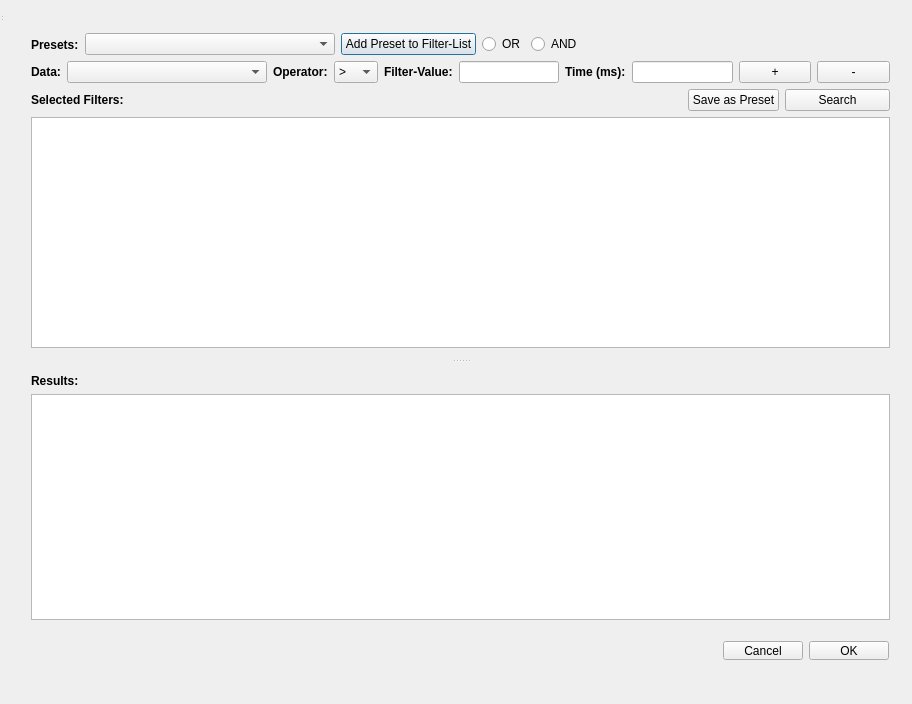
<?xml version="1.0" encoding="UTF-8"?>
<ui version="4.0">
 <class>FilterWindow</class>
 <widget class="QDialog" name="FilterWindow">
  <property name="geometry">
   <rect>
    <x>0</x>
    <y>0</y>
    <width>912</width>
    <height>704</height>
   </rect>
  </property>
  <property name="windowTitle">
   <string>MavLogAnayzer (C)2014 by Martin Becker</string>
  </property>
  <property name="windowIcon">
   <iconset resource="app.qrc">
    <normaloff>:/images/logo_rcs.png</normaloff>
    <normalon>:/images/logo_rcs.png</normalon>:/images/logo_rcs.png</iconset>
  </property>
  <widget class="QWidget" name="centralWidget" native="true">
   <property name="geometry">
    <rect>
     <x>0</x>
     <y>0</y>
     <width>921</width>
     <height>671</height>
    </rect>
   </property>
   <widget class="QWidget" name="horizontalLayoutWidget">
    <property name="geometry">
     <rect>
      <x>20</x>
      <y>20</y>
      <width>881</width>
      <height>29</height>
     </rect>
    </property>
    <layout class="QHBoxLayout" name="horizontalLayout">
     <property name="sizeConstraint">
      <enum>QLayout::SetMinimumSize</enum>
     </property>
     <item>
      <widget class="QLabel" name="label">
       <property name="sizePolicy">
        <sizepolicy hsizetype="Minimum" vsizetype="Minimum">
         <horstretch>0</horstretch>
         <verstretch>0</verstretch>
        </sizepolicy>
       </property>
       <property name="minimumSize">
        <size>
         <width>1</width>
         <height>27</height>
        </size>
       </property>
       <property name="maximumSize">
        <size>
         <width>92</width>
         <height>27</height>
        </size>
       </property>
       <property name="font">
        <font>
         <weight>75</weight>
         <bold>true</bold>
        </font>
       </property>
       <property name="text">
        <string>Presets:</string>
       </property>
      </widget>
     </item>
     <item alignment="Qt::AlignLeft">
      <widget class="QComboBox" name="comboBoxPresets">
       <property name="sizePolicy">
        <sizepolicy hsizetype="Maximum" vsizetype="Maximum">
         <horstretch>0</horstretch>
         <verstretch>10</verstretch>
        </sizepolicy>
       </property>
       <property name="minimumSize">
        <size>
         <width>250</width>
         <height>0</height>
        </size>
       </property>
      </widget>
     </item>
     <item>
      <widget class="QPushButton" name="buttonPreset">
       <property name="text">
        <string>Add Preset to Filter-List</string>
       </property>
      </widget>
     </item>
     <item>
      <widget class="QRadioButton" name="radioOr">
       <property name="text">
        <string>OR</string>
       </property>
      </widget>
     </item>
     <item>
      <widget class="QRadioButton" name="radioAnd">
       <property name="text">
        <string>AND</string>
       </property>
      </widget>
     </item>
     <item>
      <spacer name="horizontalSpacer_2">
       <property name="orientation">
        <enum>Qt::Horizontal</enum>
       </property>
       <property name="sizeHint" stdset="0">
        <size>
         <width>40</width>
         <height>20</height>
        </size>
       </property>
      </spacer>
     </item>
     <item>
      <spacer name="horizontalSpacer_3">
       <property name="orientation">
        <enum>Qt::Horizontal</enum>
       </property>
       <property name="sizeHint" stdset="0">
        <size>
         <width>40</width>
         <height>20</height>
        </size>
       </property>
      </spacer>
     </item>
    </layout>
   </widget>
   <widget class="QSplitter" name="splitter">
    <property name="geometry">
     <rect>
      <x>20</x>
      <y>50</y>
      <width>881</width>
      <height>581</height>
     </rect>
    </property>
    <property name="sizePolicy">
     <sizepolicy hsizetype="Preferred" vsizetype="Preferred">
      <horstretch>0</horstretch>
      <verstretch>0</verstretch>
     </sizepolicy>
    </property>
    <property name="orientation">
     <enum>Qt::Vertical</enum>
    </property>
    <widget class="QWidget" name="verticalLayoutWidget">
     <layout class="QVBoxLayout" name="verticalLayout">
      <item>
       <layout class="QHBoxLayout" name="horizontalLayout_6">
        <item>
         <widget class="QLabel" name="label_3">
          <property name="font">
           <font>
            <weight>75</weight>
            <bold>true</bold>
           </font>
          </property>
          <property name="text">
           <string>Data:</string>
          </property>
         </widget>
        </item>
        <item>
         <widget class="QComboBox" name="comboBoxData">
          <property name="minimumSize">
           <size>
            <width>200</width>
            <height>0</height>
           </size>
          </property>
         </widget>
        </item>
        <item>
         <widget class="QLabel" name="label_4">
          <property name="font">
           <font>
            <weight>75</weight>
            <bold>true</bold>
           </font>
          </property>
          <property name="text">
           <string>Operator:</string>
          </property>
         </widget>
        </item>
        <item>
         <widget class="QComboBox" name="comboBoxComp">
          <property name="sizePolicy">
           <sizepolicy hsizetype="Minimum" vsizetype="Fixed">
            <horstretch>0</horstretch>
            <verstretch>0</verstretch>
           </sizepolicy>
          </property>
          <item>
           <property name="text">
            <string>&gt;</string>
           </property>
          </item>
          <item>
           <property name="text">
            <string>&gt;=</string>
           </property>
          </item>
          <item>
           <property name="text">
            <string>&lt;</string>
           </property>
          </item>
          <item>
           <property name="text">
            <string>&lt;=</string>
           </property>
          </item>
          <item>
           <property name="text">
            <string>=</string>
           </property>
          </item>
         </widget>
        </item>
        <item>
         <widget class="QLabel" name="label_5">
          <property name="font">
           <font>
            <weight>75</weight>
            <bold>true</bold>
           </font>
          </property>
          <property name="text">
           <string>Filter-Value:</string>
          </property>
         </widget>
        </item>
        <item>
         <widget class="QLineEdit" name="lineEditValue"/>
        </item>
        <item>
         <widget class="QLabel" name="label_6">
          <property name="font">
           <font>
            <weight>75</weight>
            <bold>true</bold>
           </font>
          </property>
          <property name="text">
           <string>Time (ms):</string>
          </property>
         </widget>
        </item>
        <item>
         <widget class="QLineEdit" name="lineEditTime"/>
        </item>
        <item>
         <widget class="QPushButton" name="buttonPlus">
          <property name="minimumSize">
           <size>
            <width>50</width>
            <height>0</height>
           </size>
          </property>
          <property name="text">
           <string>+</string>
          </property>
         </widget>
        </item>
        <item>
         <widget class="QPushButton" name="buttonMinus">
          <property name="minimumSize">
           <size>
            <width>50</width>
            <height>0</height>
           </size>
          </property>
          <property name="text">
           <string>-</string>
          </property>
         </widget>
        </item>
       </layout>
      </item>
      <item>
       <layout class="QHBoxLayout" name="horizontalLayout_3">
        <item>
         <widget class="QLabel" name="label_8">
          <property name="font">
           <font>
            <weight>75</weight>
            <bold>true</bold>
           </font>
          </property>
          <property name="text">
           <string>Selected Filters:</string>
          </property>
         </widget>
        </item>
        <item>
         <spacer name="horizontalSpacer_4">
          <property name="orientation">
           <enum>Qt::Horizontal</enum>
          </property>
          <property name="sizeHint" stdset="0">
           <size>
            <width>40</width>
            <height>20</height>
           </size>
          </property>
         </spacer>
        </item>
        <item>
         <widget class="QPushButton" name="buttonSavePreset">
          <property name="text">
           <string>Save as Preset</string>
          </property>
         </widget>
        </item>
        <item>
         <widget class="QPushButton" name="buttonApplyFilters">
          <property name="minimumSize">
           <size>
            <width>105</width>
            <height>0</height>
           </size>
          </property>
          <property name="text">
           <string>Search</string>
          </property>
         </widget>
        </item>
       </layout>
      </item>
      <item>
       <widget class="QTableView" name="tableFilters"/>
      </item>
     </layout>
    </widget>
    <widget class="QWidget" name="verticalLayoutWidget_2">
     <layout class="QVBoxLayout" name="verticalLayout_2">
      <item>
       <widget class="QLabel" name="label_2">
        <property name="font">
         <font>
          <weight>75</weight>
          <bold>true</bold>
         </font>
        </property>
        <property name="text">
         <string>Results:</string>
        </property>
       </widget>
      </item>
      <item>
       <widget class="QTableView" name="tableResults"/>
      </item>
     </layout>
    </widget>
   </widget>
   <widget class="QWidget" name="horizontalLayoutWidget_2">
    <property name="geometry">
     <rect>
      <x>19</x>
      <y>630</y>
      <width>881</width>
      <height>41</height>
     </rect>
    </property>
    <layout class="QHBoxLayout" name="horizontalLayout_2">
     <item>
      <spacer name="horizontalSpacer">
       <property name="orientation">
        <enum>Qt::Horizontal</enum>
       </property>
       <property name="sizeHint" stdset="0">
        <size>
         <width>40</width>
         <height>20</height>
        </size>
       </property>
      </spacer>
     </item>
     <item>
      <widget class="QPushButton" name="buttonCancel">
       <property name="text">
        <string>Cancel</string>
       </property>
      </widget>
     </item>
     <item>
      <widget class="QPushButton" name="buttonOK">
       <property name="text">
        <string>OK</string>
       </property>
      </widget>
     </item>
    </layout>
   </widget>
   <zorder>splitter</zorder>
   <zorder>horizontalLayoutWidget</zorder>
   <zorder>horizontalLayoutWidget_2</zorder>
  </widget>
  <widget class="QToolBar" name="mainToolBar">
   <property name="geometry">
    <rect>
     <x>0</x>
     <y>0</y>
     <width>4</width>
     <height>13</height>
    </rect>
   </property>
  </widget>
  <widget class="QStatusBar" name="statusBar">
   <property name="geometry">
    <rect>
     <x>0</x>
     <y>0</y>
     <width>3</width>
     <height>22</height>
    </rect>
   </property>
  </widget>
 </widget>
 <layoutdefault spacing="6" margin="11"/>
 <resources>
  <include location="app.qrc"/>
 </resources>
 <connections/>
</ui>
